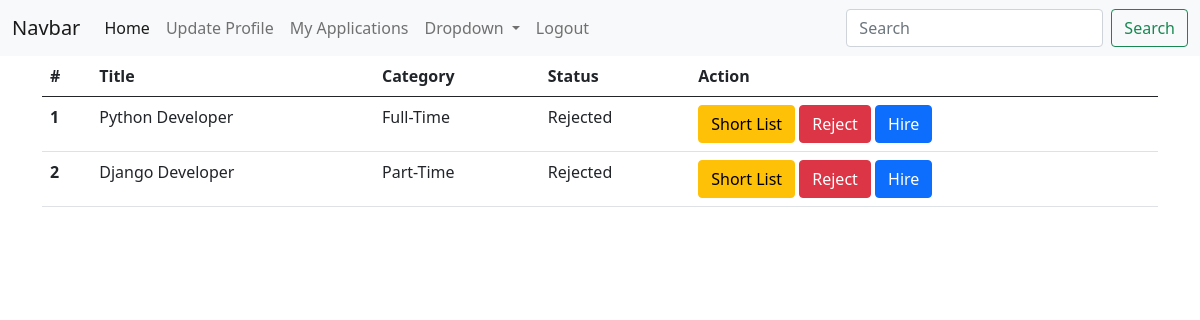
Page /myJobPage/ (signed in) on the committed database.
### job_portal_againApp/models.py (models this page shows)
class ApplyModel(models.Model):
    STATUS=[
        ("Pending","Pending"),
        ("ShortListed","ShortListed"),
        ("Rejected","Rejected"),
        ("Hired","Hired"),
    ]
    applicant = models.ForeignKey(JobSeekerProfileModel, on_delete=models.CASCADE)
    job = models.ForeignKey(JobPostModel,on_delete=models.CASCADE)
    status = models.CharField(choices=STATUS, max_length=50,default='Pending')

class JobPostModel(models.Model):
    CATEGORY=[
        ("Full-Time","Full-Time"),
        ("Part-Time","Part-Time"),
        ("Remote","Remote"),
        ("Hybrid","Hybrid"),
    ]
    user = models.ForeignKey(RecruiterProfileModel, on_delete=models.CASCADE)
    title = models.CharField(null=True, max_length=50)
    opening = models.CharField(null=True, max_length=50)
    description = models.TextField(null=True)
    category = models.CharField(choices=CATEGORY, max_length=50,null=True)
    skill_set = models.ManyToManyField(SkillModel)

### job_portal_againApp/views.py (the view)
# urls.py: path('myJobPage/',myJobPage,name='myJobPage'),
@login_required
def myJobPage(request):
    try:
        user = RecruiterProfileModel.objects.get(user = request.user)
    except RecruiterProfileModel.DoesNotExist:
        user = RecruiterProfileModel.objects.create(user = request.user)
    if user:
        myApply = ApplyModel.objects.filter(job__user = user)
    context = {
        'myApply':myApply
    }
    return render(request,'pages/list.html',context)

### job_portal_againApp/templates/pages/list.html
{% extends 'base/base.html' %}
{% block body %}
<table class="table">
  <thead>
    <tr>
      <th scope="col">#</th>
      <th scope="col">Title</th>
      <th scope="col">Category</th>
      <th scope="col">Status</th>
      <th scope="col">Action</th>
    </tr>
  </thead>
  <tbody>
    {% for i in myApply %}
    <tr>
      <th scope="row">{{forloop.counter}}</th>
      <td>{{i.job.title}}</td>
      <td>{{i.job.category}}</td>
      <td>{{i.status}}</td>
        {% if request.user.user_type == "Recruiter" %}
      <td>
        <a class="btn btn-warning" href="{% url 'changeStatus' i.id  %}">Short List</a>
        <a class="btn btn-danger" href="{% url 'changeStatus' i.id  %}">Reject</a>
        <a class="btn btn-primary" href="{% url 'changeStatus' i.id  %}">Hire</a>
      </td>
 {% endif %}
    </tr>
 {% endfor %}
  </tbody>
</table>
{% endblock body %}

### job_portal_againApp/templates/base/base.html (shortened to what this page needs)
<!doctype html>
<html lang="en">
  <head>
    <link href="https://cdn.jsdelivr.net/npm/bootstrap@5.0.2/dist/css/bootstrap.min.css" rel="stylesheet">
  </head>
  <body>
    {% include "base/nav.html" %}
<div class="container">
    {% block body %}
    {% endblock body %}
</div>
  </body>
</html>

### job_portal_againApp/templates/base/nav.html (shortened to what this page needs)
<nav class="navbar navbar-expand-lg navbar-light bg-light">
  <div class="container-fluid">
    <a class="navbar-brand" href="#">Navbar</a>
    <div class="collapse navbar-collapse" id="navbarSupportedContent">
      <ul class="navbar-nav me-auto mb-2 mb-lg-0">
        <li class="nav-item">
          <a class="nav-link active" aria-current="page" href="{% url 'dashboard' %}">Home</a>
        </li>
        {% if request.user.user_type == "Recruiter" %}
          <li class="nav-item">
          <a class="nav-link" href="{% url 'recruiter' %}">Update Profile</a>
        </li>
        {% endif %}
          <li class="nav-item">
          <a class="nav-link" href="{% url 'myJobPage' %}">My Applications</a>
        </li>
        <li class="nav-item dropdown">
          <a class="nav-link dropdown-toggle" href="#" id="navbarDropdown" role="button" data-bs-toggle="dropdown" aria-expanded="false">
            Dropdown
          </a>
        </li>
        <li class="nav-item">
          <a class="nav-link " href="{% url 'logout' %}" tabindex="-1" aria-disabled="true">Logout</a>
        </li>
      </ul>
      <form class="d-flex">
        <input class="form-control me-2" type="search" placeholder="Search" aria-label="Search">
        <button class="btn btn-outline-success" type="submit">Search</button>
      </form>
    </div>
  </div>
</nav>

### rows in the picture
ApplyModel: job "Python Developer", job.category "Full-Time", status "Rejected"
ApplyModel: job "Django Developer", job.category "Part-Time", status "Rejected"
